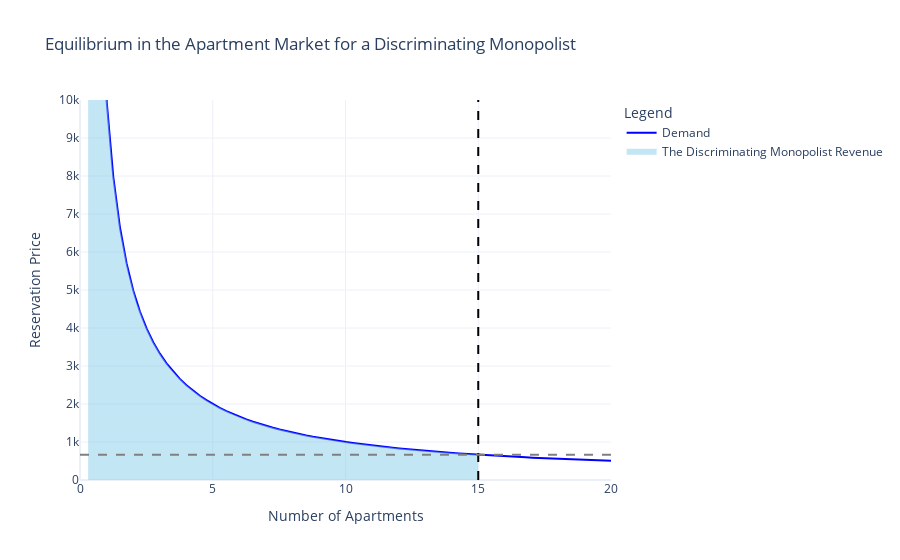

Notebook cell for this chart:
### Markdown cell above
### 1.7 分配公寓的其他方式
1.7.1 歧视性垄断者
市场由单一产品卖家主导的情况被称为垄断。
在出租公寓时，房东可以决定将它们逐一拍卖给出价最高的人。由于这意味着不同的人最终会为公寓支付不同的价格，我们将其称为歧视性垄断者的情况。
为简单起见，我们假设有歧视的垄断者知道每个人的公寓保留价格。（这不太现实，但它可以说明一个重要的观点。）

### Code cell
import numpy as np
import plotly.graph_objects as go
# Define the demand curve using vectorization
def demand_curve(q):
    # Ensure the function can handle q = 0
    return np.where(q > 0, 10000 / q, np.inf)  # Use np.inf for q = 0 to indicate very high demand at zero quantity

# Define the quantity values starting from 0
quantity = np.linspace(0, 100, 400)  # Starting from 0
supply_quantity = 15  # Adjust this value as needed

# Generate demand prices using the updated function
demand_prices = demand_curve(quantity)

# Define the equilibrium price
equilibrium_price = demand_curve(supply_quantity)

# Create the figure
fig = go.Figure()

# Add the demand curve
fig.add_trace(go.Scatter(x=quantity, y=demand_prices, name='Demand', line=dict(color='blue')))

# Add a vertical line for supply
fig.add_vline(x=supply_quantity, line=dict(color='black', dash='dash'), name='Supply')

# Add a horizontal line for equilibrium price
fig.add_hline(y=equilibrium_price, line=dict(color='grey', dash='dash'), name='$p^*$')

# Highlight the area under the demand curve to the supply line
# Make sure to start from x=0
fill_quantity = np.linspace(0, supply_quantity, 50)
fill_prices = demand_curve(fill_quantity)
fig.add_trace(go.Scatter(x=fill_quantity, y=fill_prices,
                         fill='tozeroy', mode='none', fillcolor='rgba(135, 206, 235, 0.5)', name='The Discriminating Monopolist Revenue'))

# Update the layout
fig.update_layout(title='Equilibrium in the Apartment Market for a Discriminating Monopolist',
                  xaxis_title='Number of Apartments',
                  yaxis_title='Reservation Price',
                  legend_title='Legend',
                  template='plotly_white',
                  yaxis=dict(range=[0,10000]),
                  xaxis=dict(range=[0, supply_quantity + 5]))  # Adjust the range here

# Show the figure
fig.show()

### Figure 1 — Plotly figure (JSON) as saved in the notebook; plotly's stock layout.template omitted (floating-point values rounded to 4 significant figures; data arrays with more than 128 entries replaced by an {"elided": "..."} marker saying what was removed)
{"data": [{"line": {"color": "blue"}, "name": "Demand", "type": "scatter", "x": {"elided": "400 float values"}, "y": {"elided": "400 float values"}}, {"fill": "tozeroy", "fillcolor": "rgba(135, 206, 235, 0.5)", "mode": "none", "name": "The Discriminating Monopolist Revenue", "type": "scatter", "x": [0, 0.3061, 0.6122, 0.9184, 1.224, 1.531, 1.837, 2.143, 2.449, 2.755, 3.061, 3.367, 3.673, 3.98, 4.286, 4.592, 4.898, 5.204, 5.51, 5.816, 6.122, 6.429, 6.735, 7.041, 7.347, 7.653, 7.959, 8.265, 8.571, 8.878, 9.184, 9.49, 9.796, 10.1, 10.41, 10.71, 11.02, 11.33, 11.63, 11.94, 12.24, 12.55, 12.86, 13.16, 13.47, 13.78, 14.08, 14.39, 14.69, 15], "y": [null, 32670.0, 16330.0, 10890.0, 8167.0, 6533.0, 5444.0, 4667.0, 4083.0, 3630.0, 3267.0, 2970.0, 2722.0, 2513.0, 2333.0, 2178.0, 2042.0, 1922.0, 1815.0, 1719.0, 1633.0, 1556.0, 1485.0, 1420.0, 1361.0, 1307.0, 1256.0, 1210.0, 1167.0, 1126.0, 1089.0, 1054.0, 1021.0, 989.9, 960.8, 933.3, 907.4, 882.9, 859.6, 837.6, 816.7, 796.7, 777.8, 759.7, 742.4, 725.9, 710.1, 695.0, 680.6, 666.7]}], "layout": {"legend": {"title": {"text": "Legend"}}, "shapes": [{"line": {"color": "black", "dash": "dash"}, "name": "Supply", "type": "line", "x0": 15, "x1": 15, "xref": "x", "y0": 0, "y1": 1, "yref": "y domain"}, {"line": {"color": "grey", "dash": "dash"}, "name": "$p^*$", "type": "line", "x0": 0, "x1": 1, "xref": "x domain", "y0": 666.7, "y1": 666.7, "yref": "y"}], "title": {"text": "Equilibrium in the Apartment Market for a Discriminating Monopolist"}, "xaxis": {"range": [0, 20], "title": {"text": "Number of Apartments"}}, "yaxis": {"range": [0, 10000], "title": {"text": "Reservation Price"}}}}
